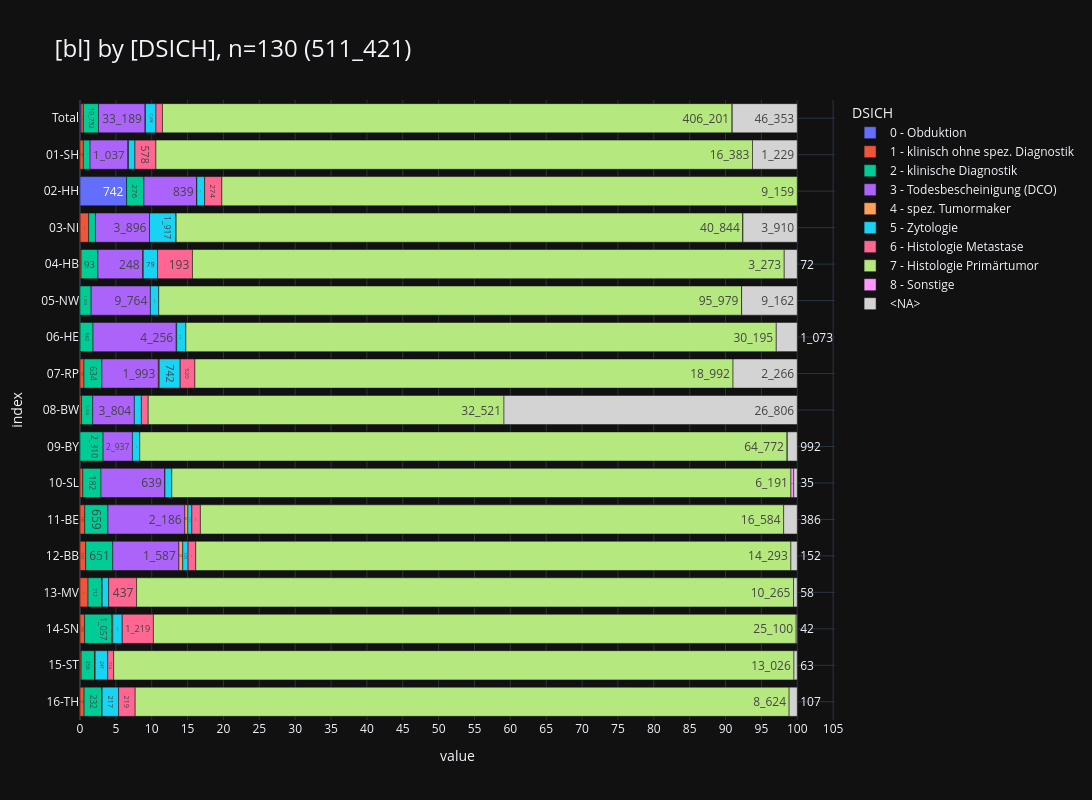

The cell this chart's notebook holds for it:
### Markdown cell above
<br>

### <a id='toc1_5_3_'></a>[Diagnosesicherung](#toc0_)
- **Filter: DJ = 2023, C44 und D-Diagnosen sind ausgeschlossen**

> 💡 `ZfKD`: _"auffällig ist der hohe Anteil an fehlenden Diagnosesicherungen in `08-BW`"_
> 
> 💡 `ZfKD`: _"ebenfalls auffällig: Anzahl dokumentierter Obduktionen in `02-HH`. Da gleichzeitig auch DCO Fälle markiert sind ist ein Skriptfehler rund um die DCO Kodierung 0 vs 3 unwahrscheinlich"_

### Code cell
_alias = "DSICH"
_df = (
    show_freqs(alias=_alias)
    .merge(dim_dsich_epi, left_on=_alias, right_index=True, how="left")[
        ["kkr", "label", "cnt"]
    ]
    .rename(columns={"kkr": "bl", "label": _alias})
)
_=pls.plot_stacked_bars(
    _df,
    orientation="h",
    normalize=False,
    relative=True,
    dropna=False,
    sort_values_index=False,
    show_total=True,
    height=800,
)

### Figure 1 — Plotly figure (JSON) as saved in the notebook; plotly's stock layout.template omitted (floating-point values rounded to 4 significant figures)
{"data": [{"hovertemplate": "col=0 - Obduktion<br>value=%{x}<br>index=%{y}<br>cnt_str=%{text}<extra></extra>", "legendgroup": "0 - Obduktion", "marker": {"color": "#636EFA", "pattern": {"shape": ""}}, "name": "0 - Obduktion", "orientation": "h", "showlegend": true, "text": ["751", "742", "5", "4"], "textposition": "auto", "type": "bar", "x": [751, 742, 5, 4], "xaxis": "x", "y": [" Total", "02-HH", "03-NI", "06-HE"], "yaxis": "y"}, {"hovertemplate": "col=1 - klinisch ohne spez. Diagnostik<br>value=%{x}<br>index=%{y}<br>cnt_str=%{text}<extra></extra>", "legendgroup": "1 - klinisch ohne spez. Diagnostik", "marker": {"color": "#EF553B", "pattern": {"shape": ""}}, "name": "1 - klinisch ohne spez. Diagnostik", "orientation": "h", "showlegend": true, "text": ["1_680", "92", "621", "6", "139", "140", "28", "135", "137", "126", "180", "22", "54"], "textposition": "auto", "type": "bar", "x": [1680, 92, 621, 6, 139, 140, 28, 135, 137, 126, 180, 22, 54], "xaxis": "x", "y": [" Total", "01-SH", "03-NI", "04-HB", "07-RP", "08-BW", "10-SL", "11-BE", "12-BB", "13-MV", "14-SN", "15-ST", "16-TH"], "yaxis": "y"}, {"hovertemplate": "col=2 - klinische Diagnostik<br>value=%{x}<br>index=%{y}<br>cnt_str=%{text}<extra></extra>", "legendgroup": "2 - klinische Diagnostik", "marker": {"color": "#00CC96", "pattern": {"shape": ""}}, "name": "2 - klinische Diagnostik", "orientation": "h", "showlegend": true, "text": ["10_752", "184", "276", "489", "93", "1_831", "662", "634", "1_024", "2_310", "182", "659", "651", "212", "1_057", "256", "232"], "textposition": "auto", "type": "bar", "x": [10752, 184, 276, 489, 93, 1831, 662, 634, 1024, 2310, 182, 659, 651, 212, 1057, 256, 232], "xaxis": "x", "y": [" Total", "01-SH", "02-HH", "03-NI", "04-HB", "05-NW", "06-HE", "07-RP", "08-BW", "09-BY", "10-SL", "11-BE", "12-BB", "13-MV", "14-SN", "15-ST", "16-TH"], "yaxis": "y"}, {"hovertemplate": "col=3 - Todesbescheinigung (DCO)<br>value=%{x}<br>index=%{y}<br>cnt_str=%{text}<extra></extra>", "legendgroup": "3 - Todesbescheinigung (DCO)", "marker": {"color": "#AB63FA", "pattern": {"shape": ""}}, "name": "3 - Todesbescheinigung (DCO)", "orientation": "h", "showlegend": true, "text": ["33_189", "1_037", "839", "3_896", "248", "9_764", "4_256", "1_993", "3_804", "2_937", "639", "2_186", "1_587", "1", "2"], "textposition": "auto", "type": "bar", "x": [33189, 1037, 839, 3896, 248, 9764, 4256, 1993, 3804, 2937, 639, 2186, 1587, 1, 2], "xaxis": "x", "y": [" Total", "01-SH", "02-HH", "03-NI", "04-HB", "05-NW", "06-HE", "07-RP", "08-BW", "09-BY", "10-SL", "11-BE", "12-BB", "13-MV", "16-TH"], "yaxis": "y"}, {"hovertemplate": "col=4 - spez. Tumormaker<br>value=%{x}<br>index=%{y}<br>cnt_str=%{text}<extra></extra>", "legendgroup": "4 - spez. Tumormaker", "marker": {"color": "#FFA15A", "pattern": {"shape": ""}}, "name": "4 - spez. Tumormaker", "orientation": "h", "showlegend": true, "text": ["325", "20", "3", "3", "23", "28", "1", "87", "92", "8", "44", "12", "4"], "textposition": "auto", "type": "bar", "x": [325, 20, 3, 3, 23, 28, 1, 87, 92, 8, 44, 12, 4], "xaxis": "x", "y": [" Total", "01-SH", "02-HH", "04-HB", "06-HE", "07-RP", "10-SL", "11-BE", "12-BB", "13-MV", "14-SN", "15-ST", "16-TH"], "yaxis": "y"}, {"hovertemplate": "col=5 - Zytologie<br>value=%{x}<br>index=%{y}<br>cnt_str=%{text}<extra></extra>", "legendgroup": "5 - Zytologie", "marker": {"color": "#19D3F3", "pattern": {"shape": ""}}, "name": "5 - Zytologie", "orientation": "h", "showlegend": true, "text": ["7_498", "175", "124", "1_917", "79", "1_378", "470", "742", "644", "733", "68", "113", "129", "100", "368", "241", "217"], "textposition": "auto", "type": "bar", "x": [7498, 175, 124, 1917, 79, 1378, 470, 742, 644, 733, 68, 113, 129, 100, 368, 241, 217], "xaxis": "x", "y": [" Total", "01-SH", "02-HH", "03-NI", "04-HB", "05-NW", "06-HE", "07-RP", "08-BW", "09-BY", "10-SL", "11-BE", "12-BB", "13-MV", "14-SN", "15-ST", "16-TH"], "yaxis": "y"}, {"hovertemplate": "col=6 - Histologie Metastase<br>value=%{x}<br>index=%{y}<br>cnt_str=%{text}<extra></extra>", "legendgroup": "6 - Histologie Metastase", "marker": {"color": "#FF6692", "pattern": {"shape": ""}}, "name": "6 - Histologie Metastase", "orientation": "h", "showlegend": true, "text": ["4_607", "578", "274", "1", "193", "520", "624", "244", "184", "437", "1_219", "114", "219"], "textposition": "auto", "type": "bar", "x": [4607, 578, 274, 1, 193, 520, 624, 244, 184, 437, 1219, 114, 219], "xaxis": "x", "y": [" Total", "01-SH", "02-HH", "03-NI", "04-HB", "07-RP", "08-BW", "11-BE", "12-BB", "13-MV", "14-SN", "15-ST", "16-TH"], "yaxis": "y"}, {"hovertemplate": "col=7 - Histologie Primärtumor<br>value=%{x}<br>index=%{y}<br>cnt_str=%{text}<extra></extra>", "legendgroup": "7 - Histologie Primärtumor", "marker": {"color": "#B6E880", "pattern": {"shape": ""}}, "name": "7 - Histologie Primärtumor", "orientation": "h", "showlegend": true, "text": ["406_201", "16_383", "9_159", "40_844", "3_273", "95_979", "30_195", "18_992", "32_521", "64_772", "6_191", "16_584", "14_293", "10_265", "25_100", "13_026", "8_624"], "textposition": "auto", "type": "bar", "x": [406201, 16383, 9159, 40844, 3273, 95979, 30195, 18992, 32521, 64772, 6191, 16584, 14293, 10265, 25100, 13026, 8624], "xaxis": "x", "y": [" Total", "01-SH", "02-HH", "03-NI", "04-HB", "05-NW", "06-HE", "07-RP", "08-BW", "09-BY", "10-SL", "11-BE", "12-BB", "13-MV", "14-SN", "15-ST", "16-TH"], "yaxis": "y"}, {"hovertemplate": "col=8 - Sonstige<br>value=%{x}<br>index=%{y}<br>cnt_str=%{text}<extra></extra>", "legendgroup": "8 - Sonstige", "marker": {"color": "#FF97FF", "pattern": {"shape": ""}}, "name": "8 - Sonstige", "orientation": "h", "showlegend": true, "text": ["65", "5", "6", "26", "28"], "textposition": "auto", "type": "bar", "x": [65, 5, 6, 26, 28], "xaxis": "x", "y": [" Total", "03-NI", "05-NW", "09-BY", "10-SL"], "yaxis": "y"}, {"hovertemplate": "col=<NA><br>value=%{x}<br>index=%{y}<br>cnt_str=%{text}<extra></extra>", "legendgroup": "<NA>", "marker": {"color": "lightgray", "pattern": {"shape": ""}}, "name": "<NA>", "orientation": "h", "showlegend": true, "text": ["46_353", "1_229", "3_910", "72", "9_162", "1_073", "2_266", "26_806", "992", "35", "386", "152", "58", "42", "63", "107"], "textposition": "auto", "type": "bar", "x": [46353, 1229, 3910, 72, 9162, 1073, 2266, 26806, 992, 35, 386, 152, 58, 42, 63, 107], "xaxis": "x", "y": [" Total", "01-SH", "03-NI", "04-HB", "05-NW", "06-HE", "07-RP", "08-BW", "09-BY", "10-SL", "11-BE", "12-BB", "13-MV", "14-SN", "15-ST", "16-TH"], "yaxis": "y"}], "layout": {"barmode": "relative", "barnorm": "percent", "height": 800, "legend": {"title": {"text": "DSICH"}, "tracegroupgap": 0, "traceorder": "normal"}, "title": {"font": {"size": 24}, "text": "[bl] by [DSICH], n=130 (511_421)", "xanchor": "left", "y": 0.95, "yanchor": "top"}, "width": 1600, "xaxis": {"anchor": "y", "domain": [0, 1], "dtick": 5, "gridwidth": 1, "showgrid": true, "title": {"text": "value"}}, "yaxis": {"anchor": "x", "categoryarray": ["16-TH", "15-ST", "14-SN", "13-MV", "12-BB", "11-BE", "10-SL", "09-BY", "08-BW", "07-RP", "06-HE", "05-NW", "04-HB", "03-NI", "02-HH", "01-SH", " Total"], "categoryorder": "array", "domain": [0, 1], "gridwidth": 1, "showgrid": true, "title": {"text": "index"}}}}
